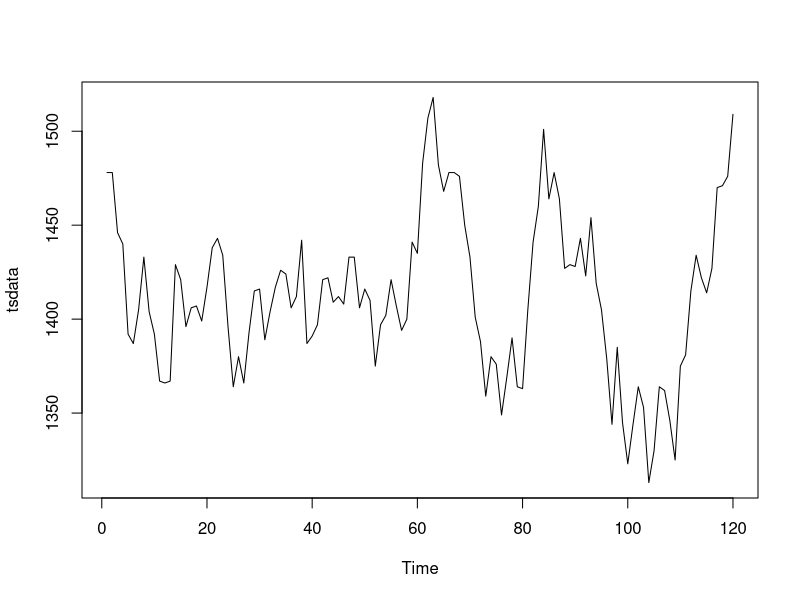
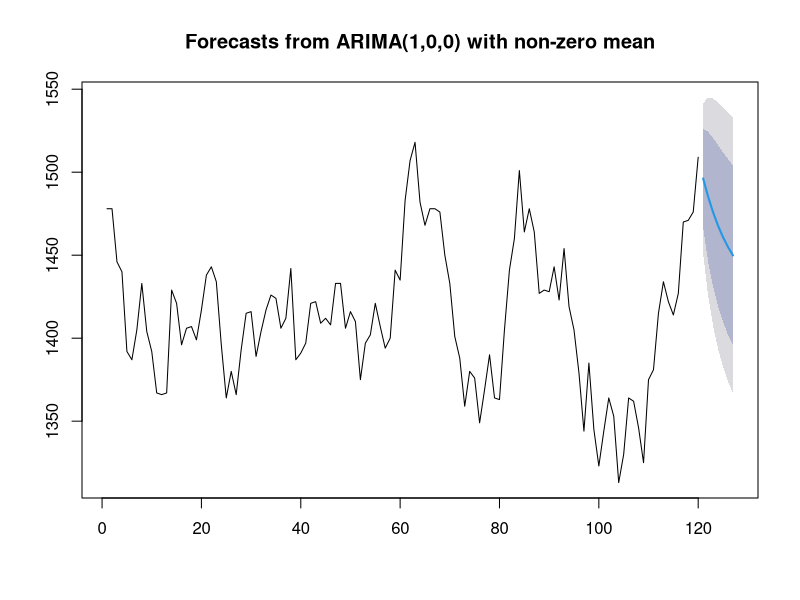
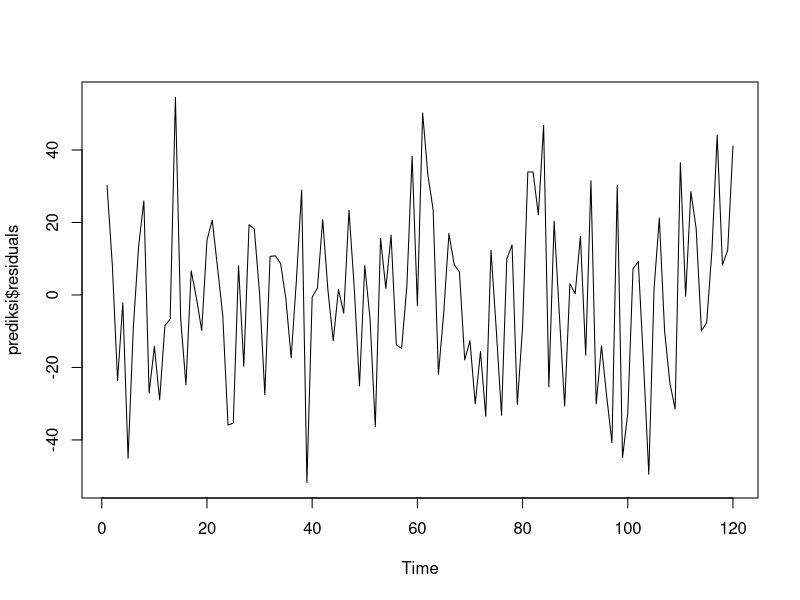
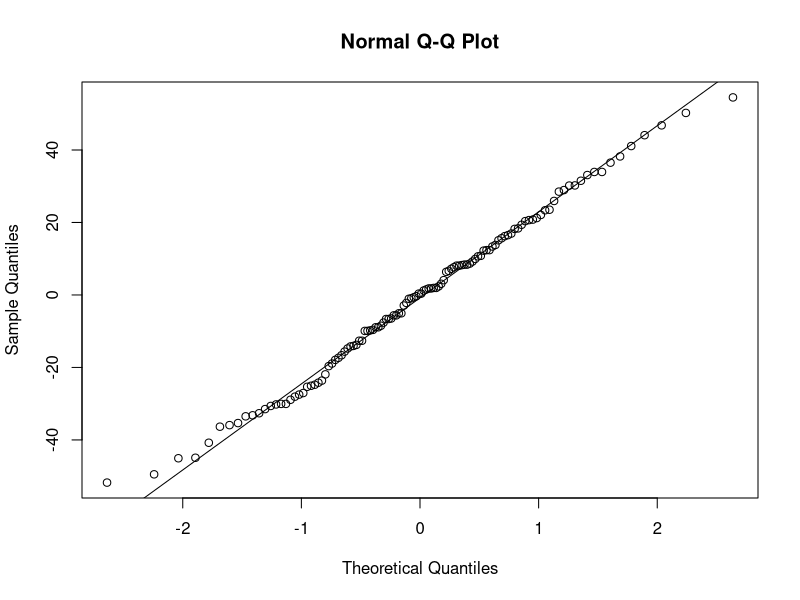
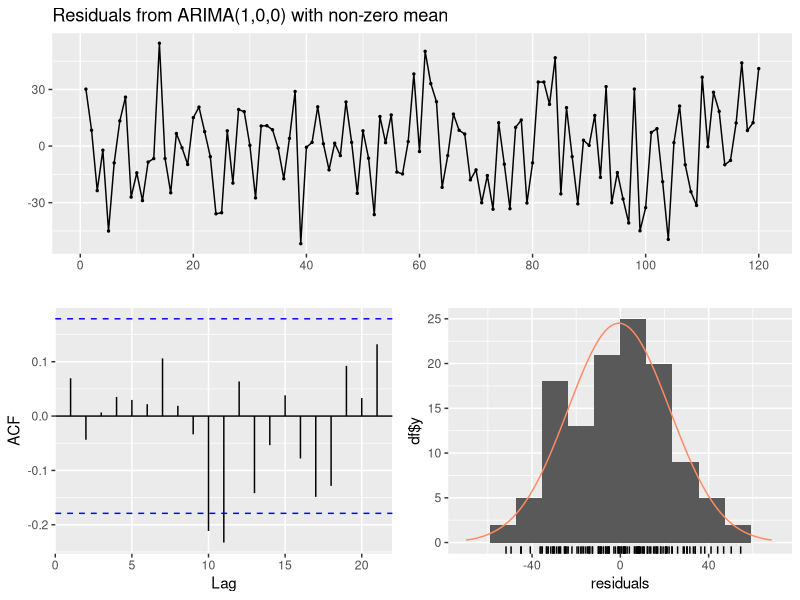

Reproduce these figures in R, in order.
# ==============================================================================
# Auto ARIMA (pemilihan orde ARIMA otomatis)
# ------------------------------------------------------------------------------
# Channel : https://www.youtube.com/c/ManusiaSetengahChiKuadrat
# Paket   : forecast
# Data    : data/auto_arima.csv (data dummy harga saham, lihat
#           data/generate_dummy_data.R)
# Catatan : Buka R-Studio-Tutorial.Rproj agar working directory = root repo.
#           Dokumentasi fungsi: ?forecast::auto.arima
# ==============================================================================

library(forecast)

Data <- read.csv("data/auto_arima.csv")
head(Data)
tsdata <- ts(Data$WSKT)
str(tsdata)
plot(tsdata)

model <- auto.arima(tsdata)
model

# Peramalan 7 periode ke depan
prediksi <- forecast(model, h = 7)
prediksi

# Plot hasil prediksi
plot(prediksi)

# Cek residual
plot(prediksi$residuals)
qqnorm(prediksi$residuals)
qqline(prediksi$residuals)
checkresiduals(model)

# Cek akurasi
summary(model)
accuracy(model)
